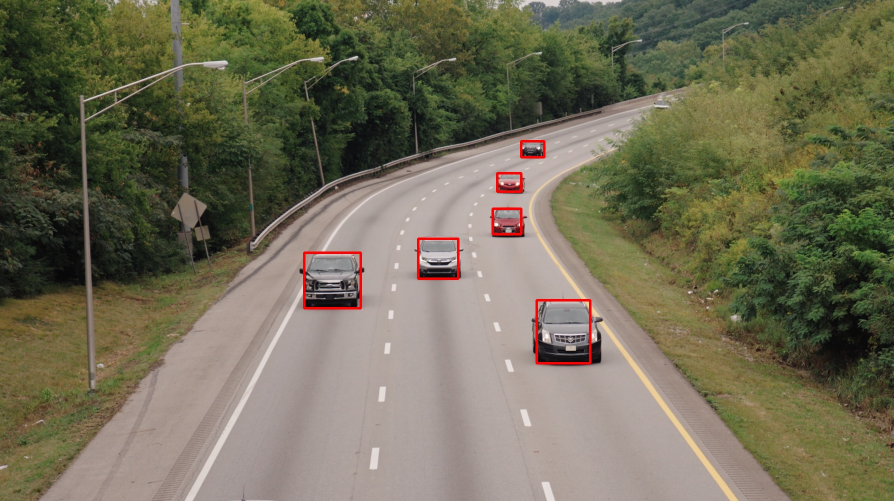
#> input picture HW0/001_new.jpg, 1787 x 1002 px, given in place of video.mp4, which was not available (shown at 1/2 size)
$ python hw0_109550025_2.py
#> lines starting #> are read from the running program, lines starting #| are printed output that depends on the picture; pictures that were not available may be replaced by others from this repository, and a replacement may not be noted
import cv2
import numpy as np

cap = cv2.VideoCapture('video.mp4')
ret,frame = cap.read()
#> frame is the input picture: shape (1002, 1787, 3); mean B, G, R 86.9, 108.9, 112.8
frame=cv2.resize(frame,(0,0),fx=0.15,fy=0.15)
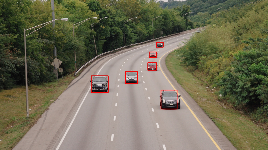
#> frame: shape (150, 268, 3); mean B, G, R 86.9, 108.8, 112.7
while(1):

    ret2,frame2 = cap.read()
    if(ret2):


        frame2=cv2.resize(frame2,(0,0),fx=0.15,fy=0.15)

        result = cv2.absdiff(frame,frame2)
#> result: shape (150, 268, 3); every value is 0
        b,g,r=cv2.split(result)
#> b: shape (150, 268); every value is 0
        zeros = np.zeros(result.shape[:2],dtype = "uint8")
        merged_g=cv2.merge([zeros,g,zeros])


        comb = np.hstack((frame,merged_g))
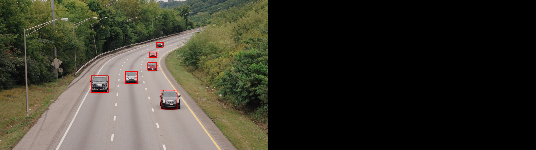
#> comb: shape (150, 536, 3); mean B, G, R 43.4, 54.4, 56.3
        cv2.imshow("img",comb)


        frame=frame2.copy()
    else:break
    cv2.waitKey(1)

cap.release()
cv2.destroyAllWindows

$ run again, on HW0/hw0_109550025_2.png
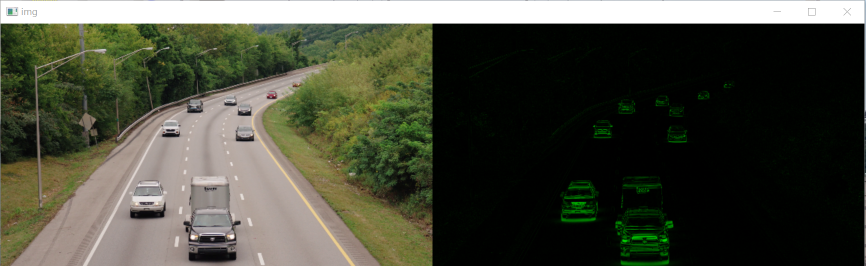
#> input picture HW0/hw0_109550025_2.png, 1731 x 532 px, given in place of video.mp4, which was not available (shown at 1/2 size)
#> frame is the input picture: shape (532, 1731, 3); mean B, G, R 60.3, 74.4, 72.4
#> `frame=cv2.resize(frame,(0,0),fx=0.15,fy=0.15)`:
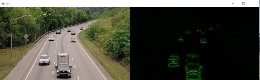
#> frame: shape (80, 260, 3); mean B, G, R 60.4, 74.5, 72.6
#> result: shape (80, 260, 3); every value is 0
#> b: shape (80, 260); every value is 0
#> `comb = np.hstack((frame,merged_g))`:
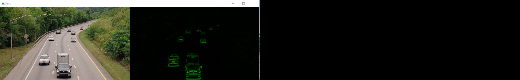
#> comb: shape (80, 520, 3); mean B, G, R 30.2, 37.2, 36.3
